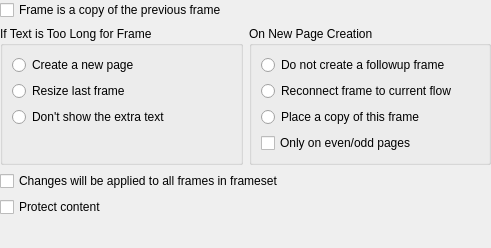
<ui version="4.0" >
 <class>KWGeneralFrameProperties</class>
 <widget class="QWidget" name="KWGeneralFrameProperties" >
  <property name="geometry" >
   <rect>
    <x>0</x>
    <y>0</y>
    <width>491</width>
    <height>248</height>
   </rect>
  </property>
  <property name="windowTitle" >
   <string/>
  </property>
  <layout class="QGridLayout" >
   <property name="margin" >
    <number>0</number>
   </property>
   <property name="spacing" >
    <number>6</number>
   </property>
   <item row="1" column="0" >
    <layout class="QHBoxLayout" >
     <property name="margin" >
      <number>0</number>
     </property>
     <property name="spacing" >
      <number>6</number>
     </property>
     <item>
      <widget class="QGroupBox" name="textGroupBox" >
       <property name="title" >
        <string>If Text is Too Long for Frame</string>
       </property>
       <property name="flat" >
        <bool>false</bool>
       </property>
       <layout class="QVBoxLayout" >
        <property name="margin" >
         <number>9</number>
        </property>
        <property name="spacing" >
         <number>6</number>
        </property>
        <item>
         <widget class="QRadioButton" name="createNewPage" >
          <property name="text" >
           <string>Create a new page</string>
          </property>
         </widget>
        </item>
        <item>
         <widget class="QRadioButton" name="resizeLastFrame" >
          <property name="text" >
           <string>Resize last frame</string>
          </property>
         </widget>
        </item>
        <item>
         <widget class="QRadioButton" name="noExtraText" >
          <property name="text" >
           <string>Don't show the extra text</string>
          </property>
         </widget>
        </item>
        <item>
         <spacer>
          <property name="orientation" >
           <enum>Qt::Vertical</enum>
          </property>
          <property name="sizeHint" >
           <size>
            <width>20</width>
            <height>20</height>
           </size>
          </property>
         </spacer>
        </item>
       </layout>
      </widget>
     </item>
     <item>
      <widget class="QGroupBox" name="newPageGroupBox" >
       <property name="title" >
        <string>On New Page Creation</string>
       </property>
       <layout class="QVBoxLayout" >
        <property name="margin" >
         <number>9</number>
        </property>
        <property name="spacing" >
         <number>6</number>
        </property>
        <item>
         <widget class="QRadioButton" name="noFollowup" >
          <property name="text" >
           <string>Do not create a followup frame</string>
          </property>
         </widget>
        </item>
        <item>
         <widget class="QRadioButton" name="reconnect" >
          <property name="text" >
           <string>Reconnect frame to current flow</string>
          </property>
         </widget>
        </item>
        <item>
         <widget class="QRadioButton" name="placeCopy" >
          <property name="text" >
           <string>Place a copy of this frame</string>
          </property>
         </widget>
        </item>
        <item>
         <widget class="QCheckBox" name="evenOdd" >
          <property name="text" >
           <string>Only on even/odd pages</string>
          </property>
         </widget>
        </item>
       </layout>
      </widget>
     </item>
    </layout>
   </item>
   <item row="3" column="0" >
    <widget class="QCheckBox" name="protectContent" >
     <property name="text" >
      <string>Protect content</string>
     </property>
    </widget>
   </item>
   <item row="0" column="0" >
    <widget class="QCheckBox" name="isCopyOfPrevious" >
     <property name="text" >
      <string>Frame is a copy of the previous frame</string>
     </property>
    </widget>
   </item>
   <item row="2" column="0" >
    <widget class="QCheckBox" name="allFrames" >
     <property name="text" >
      <string>Changes will be applied to all frames in frameset</string>
     </property>
    </widget>
   </item>
   <item row="4" column="0" >
    <spacer>
     <property name="orientation" >
      <enum>Qt::Vertical</enum>
     </property>
     <property name="sizeHint" >
      <size>
       <width>411</width>
       <height>20</height>
      </size>
     </property>
    </spacer>
   </item>
  </layout>
 </widget>
 <resources/>
 <connections>
  <connection>
   <sender>noFollowup</sender>
   <signal>toggled(bool)</signal>
   <receiver>evenOdd</receiver>
   <slot>setDisabled(bool)</slot>
   <hints>
    <hint type="sourcelabel" >
     <x>364</x>
     <y>80</y>
    </hint>
    <hint type="destinationlabel" >
     <x>347</x>
     <y>162</y>
    </hint>
   </hints>
  </connection>
 </connections>
</ui>
